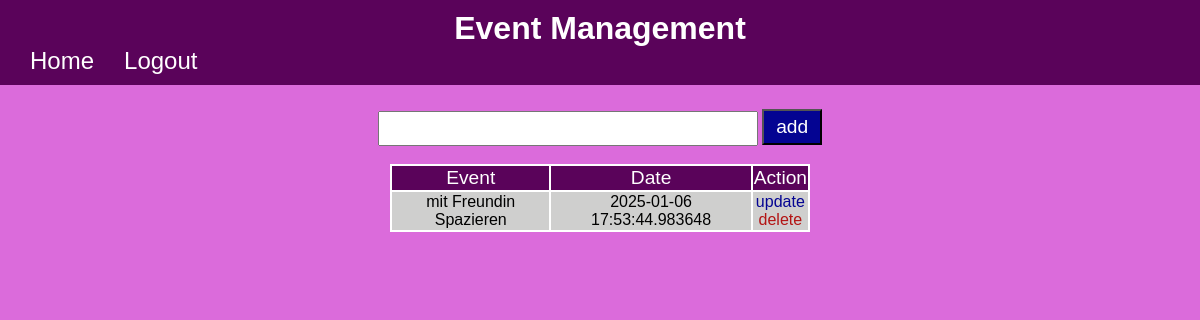
Page /home (signed in) on the committed database.
### website/models.py (models this page shows)
class Event(db.Model):
    id = db.Column(db.Integer, primary_key=True)
    content = db.Column(db.String(60))
    due_date = db.Column(db.DateTime, default=datetime.utcnow())
    user_id = db.Column(db.Integer, db.ForeignKey('user.id'), nullable = False)

### website/views.py (the view, shortened to what this page needs)
@views.route('/home', methods=['POST', 'GET'])
@login_required
def home():
    return render_template('home.html', user=current_user)

### website/__init__.py (called while the page is built)
def create_app():
    app = Flask(__name__, template_folder="template")
    app.config['SQLALCHEMY_DATABASE_URI'] = f'sqlite:///{DATA_BN}'
    app.config['SECRET_KEY'] = 'abcdefghijk'
    db.init_app(app)
    from website.views import views
    from website.auth import auth
    app.register_blueprint(auth, url_prefix='/')
    app.register_blueprint(views, url_prefix='/')
    from website.models import User, Event
    with app.app_context():
        db.create_all()
    login_manager = LoginManager()
    login_manager.login_view = 'auth.login'
    login_manager.init_app(app)
    @login_manager.user_loader
    def load_user(id):
        return User.query.get(int(id))
    return app

### website/template/home.html (shortened to what this page needs)
{% extends 'base.html' %}
{% block content %}
<div class="content" align="center" >
    <br>
    <form  method="POST" align="center">
        <div>
            <input type="text" name="content" id="content" >
            <button type="submit" id="button" >add</button>
        </div>
    </form>
    <br>
    <table id="table">
        <thead align='center' id="thead">
            <td>Event</td>
            <td>Date</td>
            <td>Action</td>
        </thead>
        <tbody align="center" id="tbody">
            {% for event in user.events %}
                <tr id="table-row">
                    <td>{{ event.content }}</td>
                    <td>{{ event.due_date.date() }}  {{ event.due_date.time() }}</td>
                    <td style="text-align:center;">
                        <a id="update" href="/update/{{event.id}}" >update</a>
                        <br>
                        <a id="delete" href="/delete/{{event.id}}" >delete</a>
                    </td>
                </tr>
            {% endfor %}
        </tbody>
    </table>
    <br>
</div>
{% endblock %}

### website/static/base.css (style rules this page uses)
body { background-color: rgb(219, 107, 219); background-size: cover; box-sizing: border-box; background-position: center; font-family: sans-serif; padding: 0%; margin: 0%; }
#table { padding:0px; background-color:white; width:70%; }
#thead { background-color: rgb(90, 3, 90); width:100%; font-size:larger; color: white; }
#tbody { background-color: #cfcfce; }
#update { text-decoration:none; color:rgb(4, 4, 146); text-align:center; }
#delete { text-decoration:none; color:rgb(179, 20, 20); text-align:center; }
#button { background-color: rgb(4, 4, 146); color:white; width: 10%; padding:5px; font-size:larger; }
.content { width:50%; padding: 6px; }
button { background-color: rgb(90, 3, 90); color:white; width:110px; padding:5px; font-size:larger; }
div input { width: 60%; padding:8px; }

### rows in the picture
Event: content "mit Freundin Spazieren", due_date "2025-01-06", due_date.time "17:53:44.983648"
